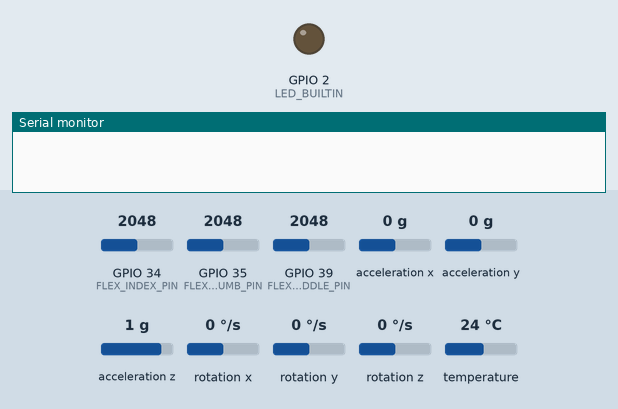
A sketch run on a simulated ESP32. On the bench: output pins drawn as LEDs (lit = HIGH), the last lines printed to the serial monitor. Dashed ring = blinking. Inputs (shaded band) come from the test bench; at power-on: GPIO 34 (FLEX_INDEX_PIN) = 2048, GPIO 39 (FLEX_MIDDLE_PIN) = 2048, GPIO 35 (FLEX_THUMB_PIN) = 2048, acceleration x 0 g, acceleration y 0 g, acceleration z 1 g, rotation x 0 °/s, rotation y 0 °/s, rotation z 0 °/s, temperature 24 °C (analog values on the 0–4095 scale). WiFi joins after 1.5 s; servers stay silent unless stated; no MQTT or app messages arrive unless stated.

Above: at 0.0 s.
At 1.9 s:
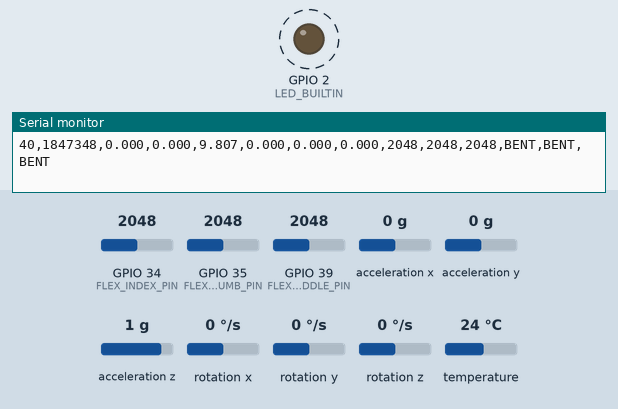
2.3 s: GPIO 34 (FLEX_INDEX_PIN) set to 1814
At 3.7 s:
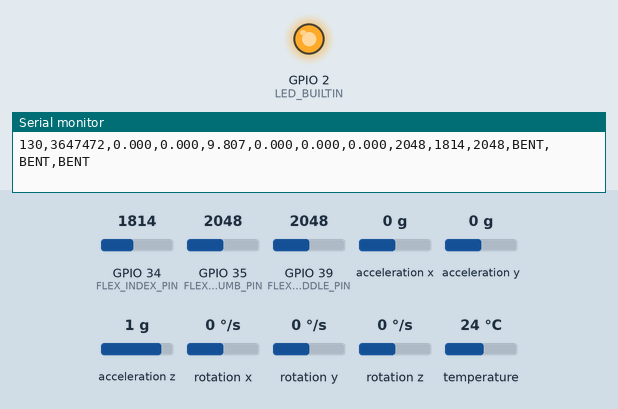
4.0 s: GPIO 34 (FLEX_INDEX_PIN) set to 1743
5.7 s: GPIO 39 (FLEX_MIDDLE_PIN) set to 1835
7.2 s: GPIO 39 (FLEX_MIDDLE_PIN) set to 1726
8.9 s: GPIO 35 (FLEX_THUMB_PIN) set to 1606
10.4 s: GPIO 35 (FLEX_THUMB_PIN) set to 1532
Timing chart, 0 to 13.1 s (numbered marks = the images above; inputs shaded):
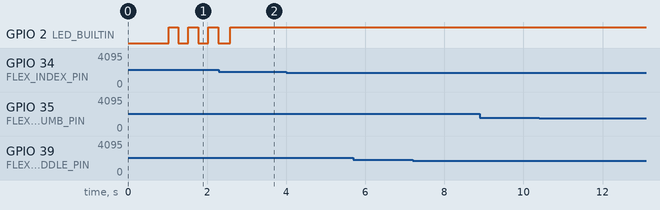

The sketch:

MBF_v1.ino
```cpp
#include <Arduino.h>
#include <Wire.h>
#include <Adafruit_MPU6050.h>
#include <Adafruit_Sensor.h>

#include <WiFi.h>
#include <PubSubClient.h>
#include <esp_timer.h>

// ============================================================
// USER SETTINGS
// ============================================================

const char WIFI_SSID[]     = "Nitin";
const char WIFI_PASSWORD[] = "CHANGE_ME_PRIVATE";

const char MQTT_BROKER_IP[] = "172.20.10.2";

const uint16_t MQTT_BROKER_PORT = 1883;

#define DEVICE_ID "glove"

const char MOTION_TOPIC[]       = "sensor/glove/gesture";
const char CONNECTION_TOPIC[]   = "status/" DEVICE_ID "/connection";

const char CONNECTION_ONLINE_PAYLOAD[] =
    "{\"type\":\"connection_status\",\"state\":\"ONLINE\"}";

const char CONNECTION_OFFLINE_PAYLOAD[] =
    "{\"type\":\"connection_status\",\"state\":\"OFFLINE\"}";


Adafruit_MPU6050 mpu;

const uint8_t MPU_ADDRESS = 0x68;

const int FLEX_THUMB_PIN  = 35;  // A3 -- physical wiring
const int FLEX_INDEX_PIN  = 34;  // A2
const int FLEX_MIDDLE_PIN = 39;  // A1

// Thresholds are 12-bit raw ADC counts
const uint16_t FLEX_THUMB_BENT_THRESHOLD  = 1600;
const uint16_t FLEX_INDEX_BENT_THRESHOLD  = 1800;
const uint16_t FLEX_MIDDLE_BENT_THRESHOLD = 1800;
// Set a finger to false if its readings DECREASE when bending.
const bool FLEX_THUMB_BEND_INCREASES  = true;
const bool FLEX_INDEX_BEND_INCREASES  = true;
const bool FLEX_MIDDLE_BEND_INCREASES = true;
const uint16_t FLEX_HYSTERESIS = 20; // Release margin in ADC counts and avoids flicker.
const bool PUBLISH_FLEX_RAW = true; // Set false after calibration

const uint32_t SAMPLE_PERIOD_MS       = 20;  // 50 Hz
const uint32_t MQTT_RETRY_MS          = 5000;

// ============================================================
// SAMPLE QUEUE
// ============================================================

struct SensorSample {
  uint32_t sequence;
  uint64_t timestampUs;

  float ax;
  float ay;
  float az;

  float gx;
  float gy;
  float gz;

  uint16_t thumb;
  uint16_t index;
  uint16_t middle;
  bool thumbBent;
  bool indexBent;
  bool middleBent;

  bool mpuValid;
};

QueueHandle_t sampleQueue;

uint32_t sequenceNumber = 0;

// ============================================================
// NETWORK
// ============================================================

WiFiClient wifiClient;
PubSubClient mqtt(wifiClient);

void forceMqttReconnect() {
  // Stop the TCP socket immediately. Do not call mqtt.disconnect()
  // here because it attempts another write on a possibly dead socket.
  wifiClient.stop();
  digitalWrite(LED_BUILTIN, LOW);
}

// ============================================================
// SENSOR FUNCTIONS
// ============================================================

int readFlex(int pin) {
  // Dummy read to let the ADC settle after changing channels. (discard one reading and allow settling)
  analogRead(pin);
  delayMicroseconds(200);
  uint32_t total = 0;
  for (int i = 0; i < 8; ++i) total += analogRead(pin); // average eight consecutive ADC readings per finger to reduce noise before applying the threshold
  return total / 8;
}


bool updateFlexBent(uint16_t reading, uint16_t threshold,
                           bool increases, uint16_t margin, bool wasBent) {
  const int value=reading, limit=threshold, gap=margin;
  if (increases) return wasBent ? value>=limit-gap : value>=limit;
  return wasBent ? value<=limit+gap : value<=limit;
}

const char *flexState(bool bent) {
  return bent ? "BENT" : "NOT_BENT";
}

// ============================================================
// MQTT PUBLISHING
// ============================================================

bool publishSensorSample(const SensorSample &sample) {
  char payload[512];
  char rawFields[100] = "";
  if (PUBLISH_FLEX_RAW) {
    snprintf(rawFields, sizeof(rawFields),
      ",\"flex_raw\":{\"thumb\":%u,\"index\":%u,\"middle\":%u}",
      unsigned(sample.thumb), unsigned(sample.index), unsigned(sample.middle));
  }

  int length = snprintf(
    payload,
    sizeof(payload),
    "{"
      "\"type\":\"hand_sample\","
      "\"seq\":%lu,"
      "\"timestamp_us\":%llu,"
      "\"imu\":{"
        "\"ax\":%.3f,"
        "\"ay\":%.3f,"
        "\"az\":%.3f,"
        "\"gx\":%.3f,"
        "\"gy\":%.3f,"
        "\"gz\":%.3f,"
        "\"valid\":%s"
      "},"
      "\"flex\":{"
        "\"thumb\":\"%s\","
        "\"index\":\"%s\","
        "\"middle\":\"%s\""
      "}%s"
    "}",
    (unsigned long)sample.sequence,
    (unsigned long long)sample.timestampUs,
    sample.ax,
    sample.ay,
    sample.az,
    sample.gx,
    sample.gy,
    sample.gz,
    sample.mpuValid ? "true" : "false",
    flexState(sample.thumbBent),
    flexState(sample.indexBent),
    flexState(sample.middleBent),
    rawFields
  );

  if (length <= 0 || length >= (int)sizeof(payload)) {
    return false;
  }

  return mqtt.publish(
    MOTION_TOPIC,
    reinterpret_cast<const uint8_t *>(payload),
    length,
    false
  );
}

// ============================================================
// NETWORK TASK
// Runs separately so reconnection does not stop 50 Hz sampling.
// ============================================================

void networkTask(void *parameter) {
  uint32_t wifiAttemptStarted = 0;
  uint32_t lastMqttAttempt = 0;
  uint32_t lastStatusPrint = 0;
  uint32_t lastLedToggle = 0;

  bool previousWiFiConnected = false;
  bool ledState = false;

  WiFi.persistent(false);
  WiFi.mode(WIFI_STA);
  WiFi.setAutoReconnect(true);

  // Reliability-first setting for this test.
  WiFi.setSleep(false);

  mqtt.setServer(MQTT_BROKER_IP, MQTT_BROKER_PORT);
  if (!mqtt.setBufferSize(768)) {
    Serial.println("# ERROR: MQTT buffer allocation failed");
    while (true) vTaskDelay(pdMS_TO_TICKS(1000));
  }
  // Detect a dead broker connection within roughly 5-10 seconds.
  mqtt.setKeepAlive(5);
  mqtt.setSocketTimeout(1);

  // Start the first Wi-Fi attempt immediately.
  Serial.println("# Starting Wi-Fi");
  WiFi.begin(WIFI_SSID, WIFI_PASSWORD);
  wifiAttemptStarted = millis();

  for (;;) {
    uint32_t now = millis();
    bool wifiConnected =
        WiFi.status() == WL_CONNECTED;

    if (!wifiConnected) {
      if (previousWiFiConnected) {
        previousWiFiConnected = false;
        forceMqttReconnect();
      }

      // Fast LED blink: Wi-Fi is disconnected.
      if (now - lastLedToggle >= 250) {
        lastLedToggle = now;
        ledState = !ledState;
        digitalWrite(LED_BUILTIN, ledState);
      }

      // Print diagnostic status every five seconds.
      if (now - lastStatusPrint >= 5000) {
        lastStatusPrint = now;

        Serial.print("# Wi-Fi waiting, status=");
        Serial.println(WiFi.status());
      }

      // Give each attempt 20 seconds before restarting it.
      if (now - wifiAttemptStarted >= 20000) {
        Serial.println("# Restarting Wi-Fi attempt");

        WiFi.disconnect(false);
        vTaskDelay(pdMS_TO_TICKS(250));

        WiFi.begin(WIFI_SSID, WIFI_PASSWORD);
        wifiAttemptStarted = millis();
      }
    } else {
      if (!previousWiFiConnected) {
        previousWiFiConnected = true;

        // Wi-Fi may have recovered while an old TCP socket remained.
        // Always begin this Wi-Fi session with a clean MQTT transport.
        forceMqttReconnect();

        Serial.print("# Wi-Fi connected, IP=");
        Serial.println(WiFi.localIP());

        Serial.print("# Wi-Fi RSSI=");
        Serial.println(WiFi.RSSI());

        // Permit an immediate MQTT attempt.
        lastMqttAttempt = now - MQTT_RETRY_MS;
      }

      if (!mqtt.connected()) {
        // Slow LED blink: Wi-Fi works, MQTT does not.
        if (now - lastLedToggle >= 1000) {
          lastLedToggle = now;
          ledState = !ledState;
          digitalWrite(LED_BUILTIN, ledState);
        }

        if (now - lastMqttAttempt >= MQTT_RETRY_MS) {
          lastMqttAttempt = now;

          String clientId =
              String(DEVICE_ID) + "-" +
              String(
                (uint32_t)ESP.getEfuseMac(),
                HEX
              );

          Serial.print("# MQTT connection attempt to ");
          Serial.println(MQTT_BROKER_IP);

          if (mqtt.connect(
                clientId.c_str(),
                CONNECTION_TOPIC,
                1,
                true,
                CONNECTION_OFFLINE_PAYLOAD)) {

            if (mqtt.publish(
                  CONNECTION_TOPIC,
                  CONNECTION_ONLINE_PAYLOAD,
                  true)) {

              // Offline samples are stale by the time the link returns.
              xQueueReset(sampleQueue);


              Serial.println("# MQTT connected");
            } else {
              Serial.println("# MQTT online publish failed");
              forceMqttReconnect();
            }
          } else {
            Serial.print("# MQTT failed, state=");
            Serial.println(mqtt.state());
          }
        }
      } else {
        // mqtt.loop() detects keep-alive and broker failures.
        // A failure must close the socket so the next pass reconnects.
        if (!mqtt.loop()) {
          forceMqttReconnect();
          vTaskDelay(pdMS_TO_TICKS(20));
          continue;
        }

        // Publish at most one sample per task pass. The task runs every
        // 2 ms while samples arrive every 20 ms, so this keeps up without
        // issuing a burst of blocking writes after a link failure.
        SensorSample sample;

        if (xQueueReceive(
              sampleQueue,
              &sample,
              0) == pdTRUE) {

          if (!publishSensorSample(sample)) {
            forceMqttReconnect();
            vTaskDelay(pdMS_TO_TICKS(20));
            continue;
          }
        }

        // Solid LED only after this pass completed successfully.
        digitalWrite(LED_BUILTIN, HIGH);
        ledState = true;
      }
    }

    vTaskDelay(pdMS_TO_TICKS(2));
  }
}

// ============================================================
// SETUP
// ============================================================

void setup() {
  Serial.begin(115200);
  delay(1000);

  pinMode(LED_BUILTIN, OUTPUT);
  digitalWrite(LED_BUILTIN, LOW);

  Wire.begin(21, 22); // starts I2C
  Wire.setClock(100000); // i2c digital bus speed 100k

  analogReadResolution(12); // adc using 12 bits, counter from 0 to 4095

  analogSetPinAttenuation( // allow the ADC to measure wider input voltages
    FLEX_THUMB_PIN,
    ADC_11db
  );

  analogSetPinAttenuation(
    FLEX_INDEX_PIN,
    ADC_11db
  );

  analogSetPinAttenuation(
    FLEX_MIDDLE_PIN,
    ADC_11db
  );


  pinMode(FLEX_THUMB_PIN, INPUT); // set the pins as inputs
  pinMode(FLEX_INDEX_PIN, INPUT);
  pinMode(FLEX_MIDDLE_PIN, INPUT);

  if (!mpu.begin(MPU_ADDRESS, &Wire)) {
    Serial.println("# ERROR: MPU-6050 not detected");

    while (true) {
      delay(100);
    }
  }

  // mpu configuration
  mpu.setAccelerometerRange(MPU6050_RANGE_4_G);
  mpu.setGyroRange(MPU6050_RANGE_500_DEG);
  mpu.setFilterBandwidth(MPU6050_BAND_21_HZ);

  sampleQueue =
      xQueueCreate(100, sizeof(SensorSample));

  if (sampleQueue == nullptr) {
    Serial.println("# ERROR: sample queue creation failed");

    while (true) {
      delay(100);
    }
  }

  Serial.println("# Glove IMU/flex MQTT ready (microphone moved to collar)");
  Serial.println("# Flex pins: thumb=GPIO35 index=GPIO34 middle=GPIO39");
  Serial.printf("# CALIBRATE: thresholds thumb=%u index=%u middle=%u; release margin=%u\n",
    unsigned(FLEX_THUMB_BENT_THRESHOLD), unsigned(FLEX_INDEX_BENT_THRESHOLD),
    unsigned(FLEX_MIDDLE_BENT_THRESHOLD), unsigned(FLEX_HYSTERESIS));
  Serial.println(
    "# seq,time_us,ax,ay,az,gx,gy,gz,"
    "thumb_raw,index_raw,middle_raw,thumb_state,index_state,middle_state; IMU units m/s^2 and rad/s"
  );

  if (xTaskCreatePinnedToCore(
        networkTask,
        "networkTask",
        8192,
        nullptr,
        1,
        nullptr,
        0) != pdPASS) {
    Serial.println("# ERROR: network task creation failed");
    while (true) {
      delay(100);
    }
  }

  if (xTaskCreatePinnedToCore(
        sensorTask,
        "sensorTask",
        4096,
        nullptr,
        2,
        nullptr,
        1) != pdPASS) {
    Serial.println("# ERROR: sensor task creation failed");
    while (true) {
      delay(100);
    }
  }
}

// ============================================================
// 50 HZ SENSOR TASK
// ============================================================

void sensorTask(void *parameter) {
  // State belongs to this task and travels with its sampled readings in the queue.
  bool thumbBent=false, indexBent=false, middleBent=false;
  TickType_t lastWakeTime = xTaskGetTickCount();
  const TickType_t samplePeriod =
      pdMS_TO_TICKS(SAMPLE_PERIOD_MS);

  for (;;) {
    vTaskDelayUntil(&lastWakeTime, samplePeriod);

    sensors_event_t accel;
    sensors_event_t gyro;
    sensors_event_t temperature;

    // Adafruit getEvent() returns true unconditionally in the installed library.
    // Existing valid flag does NOT detect I2C transport failures; see SPLIT_NOTES.md.
    bool mpuReadOk =
        mpu.getEvent(&accel, &gyro, &temperature);

    SensorSample sample;

    sample.sequence = sequenceNumber++;
    sample.timestampUs = esp_timer_get_time();

    if (mpuReadOk) {
      sample.ax = accel.acceleration.x;
      sample.ay = accel.acceleration.y;
      sample.az = accel.acceleration.z;

      sample.gx = gyro.gyro.x;
      sample.gy = gyro.gyro.y;
      sample.gz = gyro.gyro.z;
    } else {
      sample.ax = 0.0f;
      sample.ay = 0.0f;
      sample.az = 0.0f;

      sample.gx = 0.0f;
      sample.gy = 0.0f;
      sample.gz = 0.0f;
    }

    sample.thumb  = readFlex(FLEX_THUMB_PIN);
    sample.index  = readFlex(FLEX_INDEX_PIN);
    sample.middle = readFlex(FLEX_MIDDLE_PIN);
    thumbBent = updateFlexBent(sample.thumb, FLEX_THUMB_BENT_THRESHOLD,
      FLEX_THUMB_BEND_INCREASES, FLEX_HYSTERESIS, thumbBent);
    indexBent = updateFlexBent(sample.index, FLEX_INDEX_BENT_THRESHOLD,
      FLEX_INDEX_BEND_INCREASES, FLEX_HYSTERESIS, indexBent);
    middleBent = updateFlexBent(sample.middle, FLEX_MIDDLE_BENT_THRESHOLD,
      FLEX_MIDDLE_BEND_INCREASES, FLEX_HYSTERESIS, middleBent);
    sample.thumbBent = thumbBent;
    sample.indexBent = indexBent;
    sample.middleBent = middleBent;
    sample.mpuValid = mpuReadOk;


    // Never block sensor sampling because of networking.
    if (xQueueSend(sampleQueue, &sample, 0) != pdTRUE) {
      SensorSample discarded;

      // Real-time motion data should keep the newest sample.
      xQueueReceive(sampleQueue, &discarded, 0);
      xQueueSend(sampleQueue, &sample, 0);
    }

    // Five updates/second makes calibration visible without printing at 50 Hz.
    if (sample.sequence % 10 == 0) {
      Serial.print(sample.sequence);
      Serial.print(",");
      Serial.print(
        (unsigned long long)sample.timestampUs
      );

      Serial.print(",");
      Serial.print(sample.ax, 3);
      Serial.print(",");
      Serial.print(sample.ay, 3);
      Serial.print(",");
      Serial.print(sample.az, 3);

      Serial.print(",");
      Serial.print(sample.gx, 3);
      Serial.print(",");
      Serial.print(sample.gy, 3);
      Serial.print(",");
      Serial.print(sample.gz, 3);

      Serial.print(",");
      Serial.print(sample.thumb);
      Serial.print(",");
      Serial.print(sample.index);
      Serial.print(",");
      Serial.print(sample.middle);
      Serial.print(",");
      Serial.print(flexState(sample.thumbBent));
      Serial.print(",");
      Serial.print(flexState(sample.indexBent));
      Serial.print(",");
      Serial.print(flexState(sample.middleBent));

      Serial.println();
    }
  }
}

void loop() {
  // Sensor and networking work runs in dedicated FreeRTOS tasks.
  vTaskDelay(pdMS_TO_TICKS(1000));
}
```
